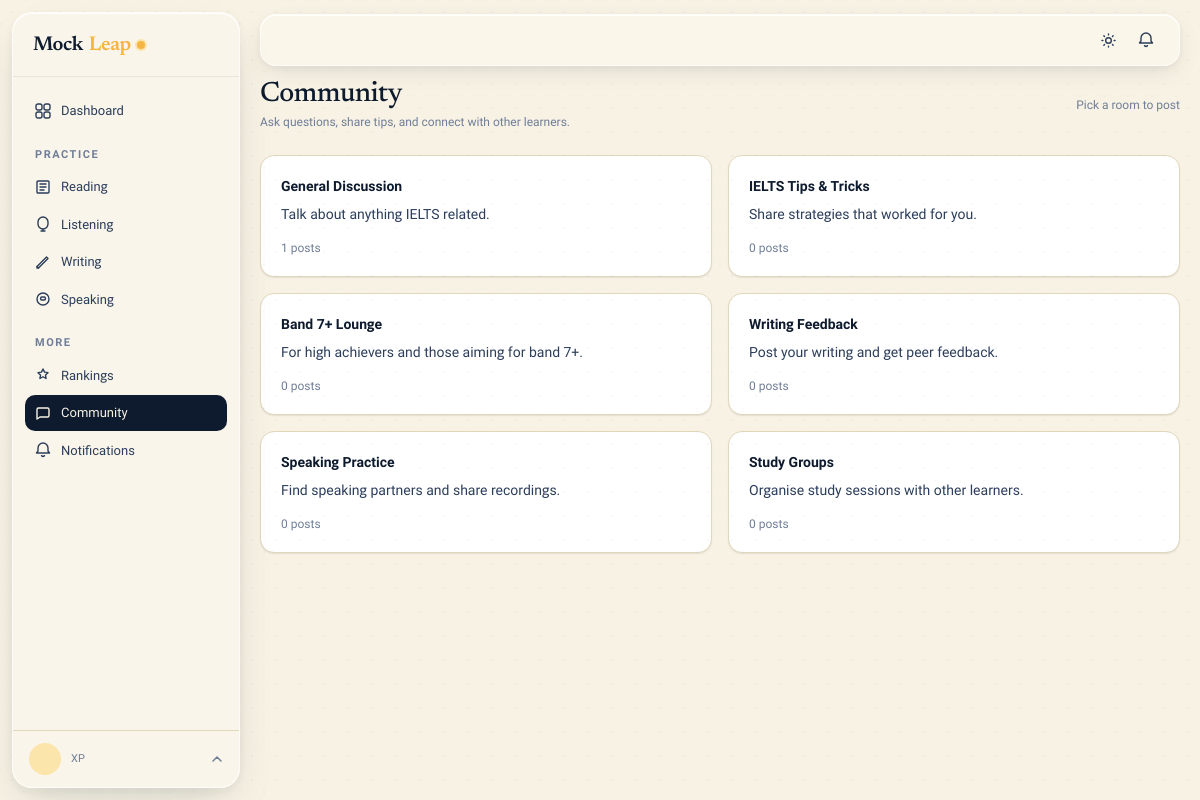
/community/, run on the app's committed database.
### apps/community/models.py (models this page shows, shortened)
class Room(models.Model):
    name = models.CharField(max_length=100)
    slug = models.SlugField(unique=True)
    description = models.TextField(blank=True)
    icon = models.CharField(max_length=50, default='users')
    post_count = models.PositiveIntegerField(default=0)
    created_at = models.DateTimeField(auto_now_add=True)

### apps/community/views.py (the view)
# urls.py: path('', views.room_list, name='rooms'),
def room_list(request):
    rooms = Room.objects.all()
    return render(request, 'community/rooms.html', {'rooms': rooms})

### apps/core/context_processors.py (called while the page is built)
def site_context(request):
    ctx = {
        'brand': getattr(settings, 'MOCKLEAP_BRAND', 'MockLeap'),
        'dark_mode': getattr(request.user, 'dark_mode', False) if request.user.is_authenticated else False,
        'unread_count': 0,
    }
    if request.user.is_authenticated:
        try:
            from apps.notifications.models import Notification
            ctx['unread_count'] = Notification.objects.filter(user=request.user, is_read=False).count()
        except Exception:
            pass
    return ctx

### templates/community/rooms.html (shortened to what this page needs)
{% extends "layouts/app.html" %}
{% block content %}
<div class="flex items-center justify-between mb-6"><div><h1 class="h-display" style="font-size:28px;">Community</h1><p class="t-meta mt-1">Ask questions, share tips, and connect with other learners.</p></div><span class="t-meta text-xs">Pick a room to post</span></div>
{% if rooms %}
<div class="grid grid-cols-1 md:grid-cols-2 gap-4">
  {% for room in rooms %}<a href="{% url 'community:posts' room.slug %}" class="ml-card p-5 flex flex-col gap-2 hover:shadow-card2 transition-shadow"><div class="text-sm font-semibold" style="color:var(--ink);">{{ room.name }}</div><div class="t-body text-sm">{{ room.description }}</div><div class="t-meta text-xs mt-auto pt-2">{{ room.posts.count }} posts</div></a>{% endfor %}
</div>
{% else %}
<div class="py-20 text-center"><div class="text-4xl mb-4">💬</div><h3 class="h-display" style="font-size:24px;">No rooms yet</h3></div>
{% endif %}
{% endblock %}

### templates/layouts/app.html (shortened to what this page needs)
{% extends "base/base.html" %}
{% block body %}
<div class="flex min-h-screen">
  {% include "components/sidebar.html" %}
  <div class="flex-1 flex flex-col min-w-0 md:ml-60" id="main-area">
    {% block topbar %}
      {% include "components/topbar.html" %}
    {% endblock %}
    <main class="flex-1 p-5 md:p-6" id="main-content" style="padding-top:14px;">
      {% block content %}{% endblock %}
    </main>
  </div>
</div>
{% endblock %}

### templates/base/base.html (shortened to what this page needs)
<!DOCTYPE html>
<html lang="en" class="{% if request.user.is_authenticated and request.user.dark_mode %}dark{% endif %}">
<head>
  {% load static %}
  <link rel="stylesheet" href="{% static 'css/main.css' %}">
  <link rel="stylesheet" href="{% static 'css/design.css' %}">
</head>
<body class="min-h-screen" hx-headers='{"X-CSRFToken": "{{ csrf_token }}"}'>
  {% block body %}{% endblock %}
</body>
</html>

### templates/components/sidebar.html (shortened to what this page needs)
{% load static %}
<aside id="sidebar" class="fixed z-30 w-60 flex flex-col -translate-x-full md:translate-x-0 transition-transform duration-300"
       style="top:12px;bottom:12px;left:12px;width:228px;border-radius:20px;
              background:rgba(250,246,236,0.90);
              backdrop-filter:blur(28px) saturate(180%);
              -webkit-backdrop-filter:blur(28px) saturate(180%);
              border:1px solid rgba(255,255,255,0.72);
              box-shadow:0 1px 0 rgba(255,255,255,.85) inset,
                         0 4px 12px rgba(14,27,46,.06),
                         0 20px 48px -12px rgba(14,27,46,.14);
              overflow:hidden;">
  <div class="h-16 flex items-center px-5 border-b flex-shrink-0" style="border-color:var(--border);">
    {% include "components/brand.html" %}
  </div>
  <nav class="flex-1 overflow-y-auto py-4 px-3 space-y-0.5" role="navigation" aria-label="Sidebar navigation">
    <a href="{% url 'dashboard:home' %}" class="nav-item {% if request.resolver_match.app_name == 'dashboard' %}active{% endif %}">
      Dashboard
    </a>
    <p class="t-eyebrow px-2.5 pt-4 pb-1">Practice</p>
    <a href="{% url 'reading:list' %}" class="nav-item {% if request.resolver_match.app_name == 'reading' %}active{% endif %}">
      <svg width="16" height="16" viewBox="0 0 16 16" fill="none"><path d="M3 2h10a1 1 0 011 1v10a1 1 0 01-1 1H3a1 1 0 01-1-1V3a1 1 0 011-1z" stroke="currentColor" stroke-width="1.4"/><path d="M5 5h6M5 8h6M5 11h4" stroke="currentColor" stroke-width="1.4" stroke-linecap="round"/></svg>
      Reading
    </a>
    <a href="{% url 'listening:list' %}" class="nav-item {% if request.resolver_match.app_name == 'listening' %}active{% endif %}">
      <svg width="16" height="16" viewBox="0 0 16 16" fill="none"><path d="M8 1a5 5 0 015 5v2a5 5 0 01-10 0V6a5 5 0 015-5z" stroke="currentColor" stroke-width="1.4"/><path d="M8 13v2M6 15h4" stroke="currentColor" stroke-width="1.4" stroke-linecap="round"/></svg>
      Listening
    </a>
    <a href="{% url 'writing:list' %}" class="nav-item {% if request.resolver_match.app_name == 'writing' %}active{% endif %}">
      <svg width="16" height="16" viewBox="0 0 16 16" fill="none"><path d="M2 12.5L3.5 14 13 4.5 11.5 3 2 12.5z" stroke="currentColor" stroke-width="1.4" stroke-linejoin="round"/><path d="M2 12.5V14h1.5" stroke="currentColor" stroke-width="1.4" stroke-linecap="round" stroke-linejoin="round"/></svg>
      Writing
    </a>
    <a href="{% url 'speaking:list' %}" class="nav-item {% if request.resolver_match.app_name == 'speaking' %}active{% endif %}">
      <svg width="16" height="16" viewBox="0 0 16 16" fill="none"><circle cx="8" cy="8" r="6" stroke="currentColor" stroke-width="1.4"/><path d="M5.5 7.5c0-.828.672-1.5 1.5-1.5h2a1.5 1.5 0 010 3H7A1.5 1.5 0 015.5 7.5z" stroke="currentColor" stroke-width="1.4"/></svg>
      Speaking
    </a>
    <p class="t-eyebrow px-2.5 pt-4 pb-1">More</p>
    <a href="{% url 'rankings:leaderboard' %}" class="nav-item {% if request.resolver_match.app_name == 'rankings' %}active{% endif %}">
      <svg width="16" height="16" viewBox="0 0 16 16" fill="none"><path d="M8 2l1.545 3.13L13 5.635l-2.5 2.435.59 3.44L8 9.763l-3.09 1.746.59-3.44L3 5.636l3.455-.506L8 2z" stroke="currentColor" stroke-width="1.4" stroke-linejoin="round"/></svg>
      Rankings
    </a>
    <a href="{% url 'community:rooms' %}" class="nav-item {% if request.resolver_match.app_name == 'community' %}active{% endif %}">
      <svg width="16" height="16" viewBox="0 0 16 16" fill="none"><path d="M14 10.5c0 .828-.672 1.5-1.5 1.5H5l-3 2V4.5C2 3.672 2.672 3 3.5 3h9c.828 0 1.5.672 1.5 1.5v6z" stroke="currentColor" stroke-width="1.4" stroke-linejoin="round"/></svg>
      Community
    </a>
    <a href="{% url 'notifications:list' %}" class="nav-item {% if request.resolver_match.app_name == 'notifications' %}active{% endif %}">
      <svg width="16" height="16" viewBox="0 0 16 16" fill="none"><path d="M8 1a5 5 0 00-5 5v3l-1.5 2h13L13 9V6a5 5 0 00-5-5zM6.5 13a1.5 1.5 0 003 0" stroke="currentColor" stroke-width="1.4" stroke-linejoin="round"/></svg>
      Notifications
    </a>
  </nav>
  <div class="border-t flex-shrink-0" style="border-color:var(--border);position:relative;" id="ml-profile-zone">
    <button id="ml-profile-btn" type="button" style="
        width:100%;display:flex;align-items:center;gap:10px;
        padding:12px 16px;border:none;cursor:pointer;
        background:transparent;font-family:inherit;
        transition:background .12s;">
      {% if user.avatar %}
        <img src="{{ user.avatar.url }}" alt="" style="width:32px;height:32px;border-radius:50%;object-fit:cover;flex-shrink:0;">
      {% else %}
        <div style="width:32px;height:32px;border-radius:50%;display:flex;align-items:center;justify-content:center;font-size:12px;font-weight:700;flex-shrink:0;background:var(--accent-soft);color:var(--ink);">{{ user.username|first|upper }}</div>
      {% endif %}
      <div style="min-width:0;flex:1;text-align:left;">
        <p style="font-size:11px;color:var(--muted);margin:0;">{{ user.xp }} XP</p>
      </div>
      <svg id="ml-profile-chevron" width="12" height="12" viewBox="0 0 12 12" fill="none" style="color:var(--muted);flex-shrink:0;transition:transform .2s;">
        <path d="M2 8l4-4 4 4" stroke="currentColor" stroke-width="1.5" stroke-linecap="round" stroke-linejoin="round"/>
      </svg>
    </button>
  </div>
</aside>

### templates/components/brand.html (shortened to what this page needs)
<a href="/" class="ml-mark no-underline">
  <span class="h-serif">Mock</span><span class="h-serif" style="color:var(--accent)">Leap</span>
  <span class="ml-mark-dot"></span>
</a>

### templates/components/topbar.html (shortened to what this page needs)
<div class="flex-shrink-0" style="padding:14px 20px 0;position:sticky;top:0;z-index:20;pointer-events:none;">
  <header id="app-topbar"
          style="pointer-events:all;
                 display:flex;align-items:center;gap:12px;
                 height:52px;padding:0 16px;border-radius:16px;
                 background:rgba(250,246,236,0.85);
                 backdrop-filter:blur(24px) saturate(180%);
                 -webkit-backdrop-filter:blur(24px) saturate(180%);
                 border:1px solid rgba(255,255,255,0.70);
                 box-shadow:0 1px 0 rgba(255,255,255,.85) inset,
                            0 2px 8px rgba(14,27,46,.05),
                            0 8px 24px -4px rgba(14,27,46,.10);">
    <div style="display:flex;align-items:center;gap:4px;flex-shrink:0;">
      <button onclick="DarkMode.toggle()"
              style="width:34px;height:34px;border-radius:10px;border:none;
                     background:transparent;cursor:pointer;color:var(--ink-2);
                     display:flex;align-items:center;justify-content:center;
                     transition:background .12s;"
              aria-label="Toggle dark mode"
              onmouseover="this.style.background='var(--surface-2)'"
              onmouseout="this.style.background='transparent'">
        <svg class="dark:hidden" width="15" height="15" viewBox="0 0 16 16" fill="none">
          <path d="M8 1v1M8 14v1M1 8H2M14 8h1M3.05 3.05l.7.7M12.25 12.25l.7.7M3.05 12.95l.7-.7M12.25 3.75l.7-.7M8 5a3 3 0 100 6 3 3 0 000-6z"
                stroke="currentColor" stroke-width="1.5" stroke-linecap="round"/>
        </svg>
      </button>
      <a href="{% url 'notifications:list' %}"
         style="width:34px;height:34px;border-radius:10px;border:none;
                background:transparent;cursor:pointer;color:var(--ink-2);
                display:flex;align-items:center;justify-content:center;
                text-decoration:none;transition:background .12s;position:relative;"
         aria-label="Notifications"
         onmouseover="this.style.background='var(--surface-2)'"
         onmouseout="this.style.background='transparent'">
        <svg width="16" height="16" viewBox="0 0 16 16" fill="none">
          <path d="M8 1a5 5 0 00-5 5v3l-1.5 2h13L13 9V6a5 5 0 00-5-5zM6.5 13a1.5 1.5 0 003 0"
                stroke="currentColor" stroke-width="1.4" stroke-linejoin="round"/>
        </svg>
      </a>
    </div>
  </header>
</div>

### static/css/design.css (style rules this page uses)
#sidebar { background: rgba(250, 246, 236, 0.90) !important; backdrop-filter: blur(28px) saturate(180%) !important; -webkit-backdrop-filter: blur(28px) saturate(180%) !important; border: 1px solid rgba(255, 255, 255, 0.72) !important; box-shadow: 0 1px 0 rgba(255,255,255,.85) inset, 0 4px 12px rgba(14,27,46,.06), 0 20px 48px -12px rgba(14,27,46,.14) !important; }
#sidebar .border-b { border-color: rgba(14,27,46,.07) !important; }
.nav-item { font-size: 13px !important; padding: 8px 10px !important; border-radius: 10px !important; font-weight: 500 !important; transition: background .12s !important; }
.nav-item.active { background: var(--ink) !important; color: var(--bg) !important; }
#app-topbar { background: rgba(250, 246, 236, 0.88) !important; backdrop-filter: blur(24px) saturate(180%) !important; -webkit-backdrop-filter: blur(24px) saturate(180%) !important; }
.ml-card { transition: transform .18s cubic-bezier(.22,.68,0,1.2), box-shadow .18s ease !important; }

### data on the page
Room: name "General Discussion", description "Talk about anything IELTS related.", posts.count "1"
Room: name "IELTS Tips & Tricks", description "Share strategies that worked for you.", posts.count "0"
Room: name "Band 7+ Lounge", description "For high achievers and those aiming for band 7+.", posts.count "0"
Room: name "Writing Feedback", description "Post your writing and get peer feedback.", posts.count "0"
Room: name "Speaking Practice", description "Find speaking partners and share recordings.", posts.count "0"
Room: name "Study Groups", description "Organise study sessions with other learners.", posts.count "0"
